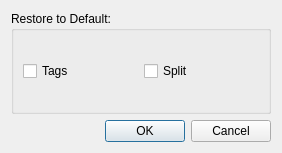
<?xml version="1.0" encoding="UTF-8"?>
<ui version="4.0">
 <class>ResetDialog</class>
 <widget class="QDialog" name="ResetDialog">
  <property name="geometry">
   <rect>
    <x>0</x>
    <y>0</y>
    <width>282</width>
    <height>153</height>
   </rect>
  </property>
  <property name="windowTitle">
   <string>Restore Defaults</string>
  </property>
  <layout class="QVBoxLayout" name="verticalLayout">
   <item>
    <widget class="QGroupBox" name="groupBox">
     <property name="sizePolicy">
      <sizepolicy hsizetype="Preferred" vsizetype="Preferred">
       <horstretch>0</horstretch>
       <verstretch>0</verstretch>
      </sizepolicy>
     </property>
     <property name="title">
      <string>Restore to Default:</string>
     </property>
     <layout class="QHBoxLayout" name="horizontalLayout">
      <item>
       <widget class="QCheckBox" name="tags_check_box">
        <property name="text">
         <string>Tags</string>
        </property>
       </widget>
      </item>
      <item>
       <widget class="QCheckBox" name="split_check_box">
        <property name="text">
         <string>Split</string>
        </property>
       </widget>
      </item>
     </layout>
    </widget>
   </item>
   <item>
    <widget class="QDialogButtonBox" name="button_box">
     <property name="orientation">
      <enum>Qt::Orientation::Horizontal</enum>
     </property>
     <property name="standardButtons">
      <set>QDialogButtonBox::StandardButton::Cancel|QDialogButtonBox::StandardButton::Ok</set>
     </property>
    </widget>
   </item>
  </layout>
 </widget>
 <resources/>
 <connections>
  <connection>
   <sender>button_box</sender>
   <signal>accepted()</signal>
   <receiver>ResetDialog</receiver>
   <slot>accept()</slot>
   <hints>
    <hint type="sourcelabel">
     <x>248</x>
     <y>254</y>
    </hint>
    <hint type="destinationlabel">
     <x>157</x>
     <y>274</y>
    </hint>
   </hints>
  </connection>
  <connection>
   <sender>button_box</sender>
   <signal>rejected()</signal>
   <receiver>ResetDialog</receiver>
   <slot>reject()</slot>
   <hints>
    <hint type="sourcelabel">
     <x>316</x>
     <y>260</y>
    </hint>
    <hint type="destinationlabel">
     <x>286</x>
     <y>274</y>
    </hint>
   </hints>
  </connection>
 </connections>
</ui>
